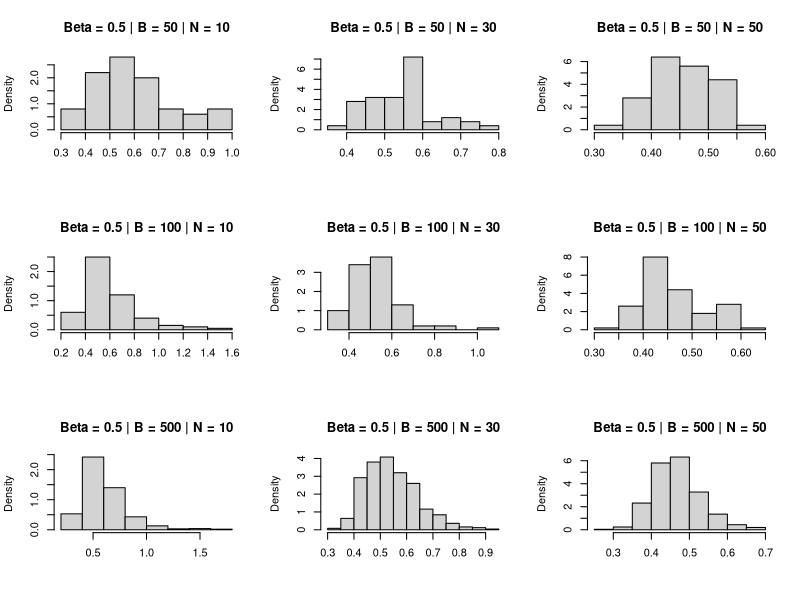
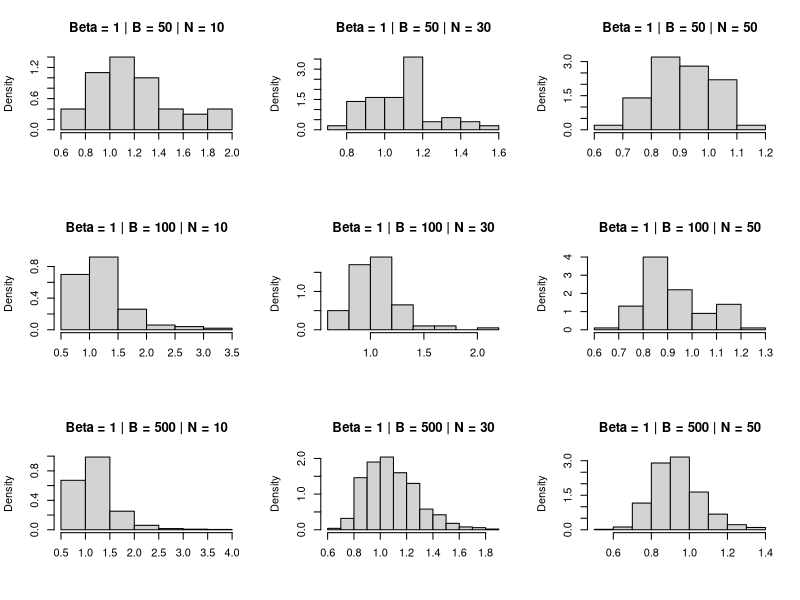
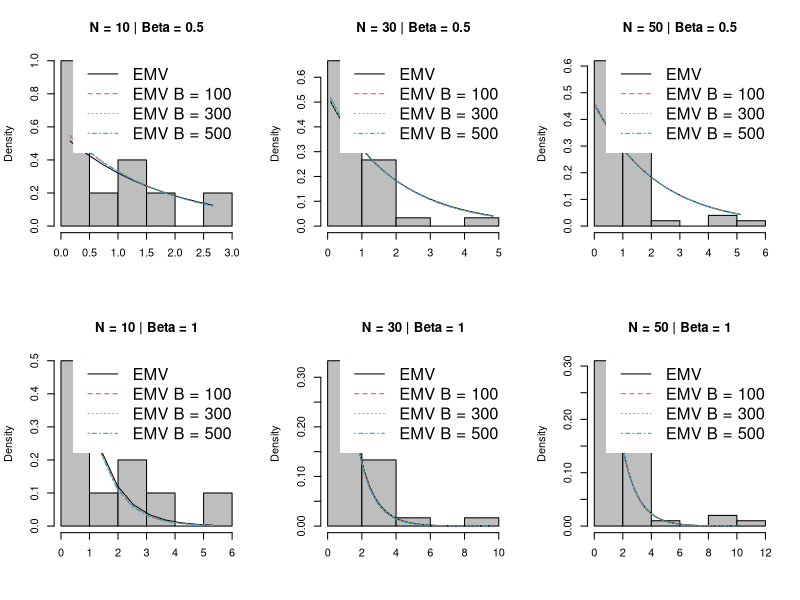

These charts were generated, in order, by the following R code:
#General Function
bootstrap_exp <- function(nobs = c(10, 30, 50), B = c(50, 100, 500), beta = c(1, 0.5), seed = 1987, 
                          type = 'non-parametric', view_results = T, export = T){
  
  if(!is.numeric(B) | !is.numeric(nobs) | !is.numeric(beta) |
     !is.numeric(seed) |!is.logical(view_results) |
     !is.logical(export) | (length(which(type == c('non-parametric', 'parametric')))==0 | length(type) > 1)){
    stop('Some arguments entered in the function are wrong. Follow the instructions: \n
     * "nobs" -> These are the sample sizes that will be evaluated in the simulations, it must be a numerical vector.\n
     * "B" -> Represents the number of bootstrap sample size, must be a numeric argument.\n
     * "beta" -> These are the parameters of Exponential distribution that you want to estimate in you simulation. It must be a numerical vector.\n
     * "view_results" -> If you prefer to print the simulation results for each sample size and parameterization.\n
     * "export" -> Whether to save the results in .txt file.\n')
  }
  
  if(!require(MASS)){install.packages('MASS')}
  
  res_est_b_list <- list()
  res_est_b_list_full<-list()
  for(i in 1:length(beta)){
    for(j in 1:length(B)){
      res_est_b_list[[j]] <- `colnames<-`(matrix(c(0), nrow = B[j], ncol = length(nobs)), c(paste0('Nobs =  ', nobs)))
      
    }
    names(res_est_b_list) <- c(paste0('B = ', B))
    res_est_b_list_full[[i]] <- res_est_b_list
  }
  names(res_est_b_list_full) <- c(paste0('Beta = ', beta))
  
  # Setting the environment to receive the results
  res_est_array <- array(c(0), dim = c(length(beta), length(B)+1, length(nobs)), 
                         dimnames = list(paste0('Beta = ', beta),
                                         c('EMV', paste0('Est.B ', B)),
                                         paste0('nobs = ', nobs)))
  
  res_bias_array <- array(c(0), dim = c(length(beta), length(B)+1, length(nobs)), 
                          dimnames = list(paste0('Beta = ', beta),
                                          c('Bias EMV', paste0('Bias Est.B ', B)),
                                          paste0('nobs = ', nobs)))
  
  res_sd_array <- array(c(0), dim = c(length(beta), length(B)+1, length(nobs)), 
                        dimnames = list(paste0('Beta = ', beta),
                                        c('Sd EMV', paste0('Sd Est.B ', B)),
                                        paste0('nobs = ', nobs)))
  #Starts the simulation
  for(i in 1:length(nobs)){
    for(j in 1:length(beta)){
      set.seed(seed)
      x <- rexp(n = nobs[i], rate = beta[j])
      n <- length(x)
      est_emv_exp <- 1/mean(x)
      sd_emv_exp <- sqrt(((n*beta[j])^2)/(((n-1)^2)*(n-2)))
      res_est_array[j, 1, i] <- est_emv_exp
      res_bias_array[j, 1, i] <- beta[j] - est_emv_exp
      res_sd_array[j, 1, i] <- sd_emv_exp
      for(k in 1:length(B)){
        vec_est_B <- numeric(B[k])
        for(l in 1:B[k]){
          if(type == 'non-parametric'){
            resample_x <- sample(x, replace = T)
           }else{
            est_x <- fitdistr(x, dexp, list(rate = 0.1), lower = c(0.001))
            resample_x <- rexp(length(x), rate = est_x$estimate)
          }
          vec_est_B[l] <- 1/mean(resample_x)
        }
        res_est_b_list_full[[j]][[k]][,i] <- vec_est_B
        res_est_array[j, k+1, i] <- mean(vec_est_B)
        res_bias_array[j, k+1, i] <- beta[j] - mean(vec_est_B)
        res_sd_array[j, k+1, i] <-  sd(vec_est_B)
      }    
    }
  }
  
  # if you want to print all the results in the terminal
  if(view_results){
    cat('\n')
    cat("Exponential Distribution \n")
    cat('\n')
    cat(type)
    cat('\n')
    for(i in 1:length(nobs)){
      cat("####################################################\n")
      cat("Sample size:", nobs[i], '\n')
      cat("####################################################\n")
      for(j in 1:length(beta)){
        cat('\n')
        cat("Results for parameter", rownames(res_est_array)[j],"\n")
        cat("Beta:", beta[j],'\n')
        cat("Estimate EMV:", res_est_array[j, 1, i],' \n')
        cat("BIAS EMV:", res_bias_array[j, 1, i],' \n')
        cat("Standard deviation EMV:", res_sd_array[j, 1, i],' \n')
        cat('\n')
        for(k in 1:length(B)){
          cat("Bootstrap sample size:", B[k], '\n')
          cat("Est.B", B[k], ':', res_est_array[j, k+1, i],' \n')
          cat("BIAS Est.B", B[k], ':', res_bias_array[j, k+1, i],' \n')
          cat("Sd Est.B", B[k],':', res_sd_array[j, k+1, i],' \n')
          cat('\n')
        }
        cat("####################################################\n")
      }
      cat('\n')
    }
  }
  
  # if you want to export the results saving as .txt file
  if(export){
    name_file_export <- paste0('Simulation results exponential', ' - ', type, '.txt')
    file_sink <- file(name_file_export)
    sink(name_file_export, append = T)
    cat('\n')
    cat("Exponential Distribution \n")
    cat('\n')
    cat(type)
    cat('\n')
    for(i in 1:length(nobs)){
      cat("####################################################\n")
      cat("Sample size:", nobs[i], '\n')
      cat("####################################################\n")
      for(j in 1:length(beta)){
        cat('\n')
        cat("Results for parameter", rownames(res_est_array)[j],"\n")
        cat("Beta:", beta[j],'\n')
        cat("Estimate EMV:", res_est_array[j, 1, i],' \n')
        cat("BIAS EMV:", res_bias_array[j, 1, i],' \n')
        cat("Standard deviation EMV:", res_sd_array[j, 1, i],' \n')
        cat('\n')
        for(k in 1:length(B)){
          cat("Bootstrap sample size:", B[k], '\n')
          cat("Est.B", B[k], ':', res_est_array[j, k+1, i],' \n')
          cat("BIAS Est.B", B[k], ':', res_bias_array[j, k+1, i],' \n')
          cat("Sd Est.B", B[k],':', res_sd_array[j, k+1, i],' \n')
        }
        cat("####################################################\n")
      }
      cat('\n')
    }
    sink()
    close(file_sink)
  }
 
  #Storing within a list.
  list(res_est_b_list_full = res_est_b_list_full,
       res_est_array = res_est_array,
       res_bias_array = res_bias_array,
       res_sd_array = res_sd_array,
       nobs = nobs, B = B, beta = beta)
  
}

#set.seed(1987)
res <- bootstrap_exp(nobs = c(10, 30, 50), B = c(50, 100, 500), beta = c(0.5,1.0), seed = 1987, 
                 type = 'non-parametric', view_results = F, export = F)

res$res_est_array




##########################################
####### SECTION FOR THE GRAPHICS #########
##########################################

library(tidyverse)
beta<-res$beta
B<-res$B
nobs<-res$nobs

# Graphics of distributions of the estimatives for beta = 1
par(mfrow = c(3,3))
for(j in 1:length(B)){
  for(k in 1:length(nobs)){
    hist(res$res_est_b_list_full[[1]][[j]][,k], freq = F,
         main = paste0('Beta = ', beta[1],' | B = ', B[j], ' | N = ', nobs[k]), 
         xlab = NULL)
  }
}

# Graphics of distributions of the estimatives for beta = 0.5
par(mfrow = c(3,3))
for(j in 1:length(B)){
  for(k in 1:length(nobs)){
    hist(res$res_est_b_list_full[[2]][[j]][,k], freq = F,
         main = paste0('Beta = ', beta[2],' | B = ', B[j], ' | N = ', nobs[k]), 
         xlab = NULL)
  }
}

par(mfrow = c(2,3))
seed = 1987
set.seed(seed)
# Nobs = 10 and Beta = 1
x <- rexp(n = 10, rate = 1)
x2 <- seq(min(x), max(x), length = length(x))
hist(x, prob = T,  main = paste0('N = 10 | Beta = ', beta[1]), col = "gray", xlab = '')
lines(x2, dexp(x2, rate = res$res_est_array[1,1,1]), col = 1, lty = 1, lwd = 1)
lines(x2, dexp(x2, rate = res$res_est_array[1,2,1]), col = 2, lty = 2, lwd = 1)
lines(x2, dexp(x2, rate = res$res_est_array[1,3,1]), col = 3, lty = 3, lwd = 1)
lines(x2, dexp(x2, rate = res$res_est_array[1,4,1]), col = 4, lty = 4, lwd = 1)
legend('topright', 1, cex= 1.5, lty = c(1:4), col= c(1:4),
       legend=c("EMV", "EMV B = 100", "EMV B = 300", "EMV B = 500"),
       box.lty=0)


set.seed(seed)
# Nobs = 30 and Beta = 1
x <- rexp(n = 30, rate = 1)
x2 <- seq(min(x), max(x), length = length(x))
hist(x, prob = T,  main = paste0('N = 30 | Beta = ', beta[1]), col = "gray", xlab = '')
lines(x2, dexp(x2, rate = res$res_est_array[1,1,2]), col = 1, lty = 1, lwd = 1)
lines(x2, dexp(x2, rate = res$res_est_array[1,2,2]), col = 2, lty = 2, lwd = 1)
lines(x2, dexp(x2, rate = res$res_est_array[1,3,2]), col = 3, lty = 3, lwd = 1)
lines(x2, dexp(x2, rate = res$res_est_array[1,4,2]), col = 4, lty = 4, lwd = 1)
legend('topright', cex= 1.5, lty = c(1:4), col= c(1:4),
       legend=c("EMV", "EMV B = 100", "EMV B = 300", "EMV B = 500"),
       box.lty=0)

set.seed(seed)
# Nobs = 50 and Beta = 1
x <- rexp(n = 50, rate = 1)
x2 <- seq(min(x), max(x), length = length(x))
hist(x, prob = T,  main = paste0('N = 50 | Beta = ', beta[1]), col = "gray", xlab = '')
lines(x2, dexp(x2, rate = res$res_est_array[1,1,3]), col = 1, lty = 1, lwd = 1)
lines(x2, dexp(x2, rate = res$res_est_array[1,2,3]), col = 2, lty = 2, lwd = 1)
lines(x2, dexp(x2, rate = res$res_est_array[1,3,3]), col = 3, lty = 3, lwd = 1)
lines(x2, dexp(x2, rate = res$res_est_array[1,4,3]), col = 4, lty = 4, lwd = 1)
legend('topright', cex= 1.5, lty = c(1:4), col= c(1:4),
       legend=c("EMV", "EMV B = 100", "EMV B = 300", "EMV B = 500"),
       box.lty=0)

####
set.seed(seed)
# Nobs = 10 and Beta = 0.5
x <- rexp(n = 10, rate = 0.5)
x2 <- seq(min(x), max(x), length = length(x))
hist(x, prob = T,  main = paste0('N = 10 | Beta = ', beta[2]), col = "gray", xlab = '')
lines(x2, dexp(x2, rate = res$res_est_array[2,1,1]), col = 1, lty = 1, lwd = 1)
lines(x2, dexp(x2, rate = res$res_est_array[2,2,1]), col = 2, lty = 2, lwd = 1)
lines(x2, dexp(x2, rate = res$res_est_array[2,3,1]), col = 3, lty = 3, lwd = 1)
lines(x2, dexp(x2, rate = res$res_est_array[2,4,1]), col = 4, lty = 4, lwd = 1)
legend('topright', cex= 1.5, lty = c(1:4), col= c(1:4),
       legend=c("EMV", "EMV B = 100", "EMV B = 300", "EMV B = 500"),
       box.lty=0)

set.seed(seed)
# Nobs = 30 and Beta = 0.5
x <- rexp(n = 30, rate = 0.5)
x2 <- seq(min(x), max(x), length = length(x))
hist(x, prob = T,  main = paste0('N = 30 | Beta = ', beta[2]), col = "gray", xlab = '')
lines(x2, dexp(x2, rate = res$res_est_array[2,1,2]), col = 1, lty = 1, lwd = 1)
lines(x2, dexp(x2, rate = res$res_est_array[2,2,2]), col = 2, lty = 2, lwd = 1)
lines(x2, dexp(x2, rate = res$res_est_array[2,3,2]), col = 3, lty = 3, lwd = 1)
lines(x2, dexp(x2, rate = res$res_est_array[2,4,2]), col = 4, lty = 4, lwd = 1)
legend('topright', cex= 1.5, lty = c(1:4), col= c(1:4),
       legend=c("EMV", "EMV B = 100", "EMV B = 300", "EMV B = 500"),
       box.lty=0)

set.seed(seed)
# Nobs = 50 and Beta = 0.5
x <- rexp(n = 50, rate = 0.5)
x2 <- seq(min(x), max(x), length = length(x))
hist(x, prob = T,  main = paste0('N = 50 | Beta = ', beta[2]), col = "gray", xlab = '')
lines(x2, dexp(x2, rate = res$res_est_array[2,1,3]), col = 1, lty = 1, lwd = 1)
lines(x2, dexp(x2, rate = res$res_est_array[2,2,3]), col = 2, lty = 2, lwd = 1)
lines(x2, dexp(x2, rate = res$res_est_array[2,3,3]), col = 3, lty = 3, lwd = 1)
lines(x2, dexp(x2, rate = res$res_est_array[2,4,3]), col = 4, lty = 4, lwd = 1)
legend('topright', cex= 1.5, lty = c(1:4), col= c(1:4),
       legend=c("EMV", "EMV B = 100", "EMV B = 300", "EMV B = 500"),
       box.lty=0)







